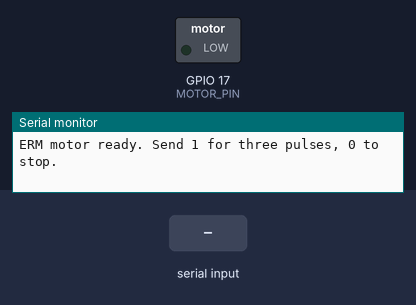
Simulated run of this sketch. Board: ESP32. Parts: switched loads named in the sketch (green lamp = pin HIGH), the last lines printed to the serial monitor. Dashed ring = blinking. The test bench sets the inputs (shaded band).

Above: at 1.2 s.
1.3 s: "1" received over Serial
At 1.55 s:
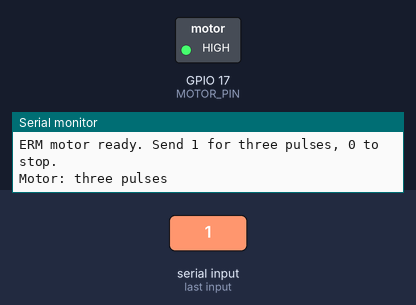
4.3 s: "0" received over Serial
Timing chart, 0 to 7.3 s (numbered marks = the images above; inputs shaded):
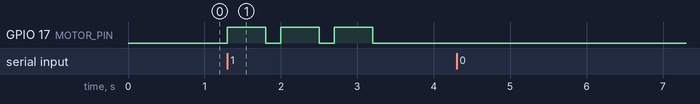

The sketch:

motor.ino
```cpp
#include <Motor.h>

// ERM motor switched by a 3.3 V-compatible N-channel MOSFET:
// GPIO17 -> gate resistor -> gate; gate -> 10 kOhm -> GND.
// Source -> GND; drain -> motor negative; motor positive -> rated supply.
// Connect supply ground to ESP32 ground. Fit a flyback diode across the
// motor: cathode to motor positive, anode to motor negative.
// The external pulldown holds the motor off before setup() runs.
const uint8_t MOTOR_PIN = 17;
Motor motor(MOTOR_PIN);

void setup() {
  motor.begin();
  Serial.begin(115200);
  Serial.println("ERM motor ready. Send 1 for three pulses, 0 to stop.");
}

void loop() {
  motor.update();
  if (Serial.available() > 0) {
    const char command = Serial.read();
    if (command == '1' || command == '0') {
      if (command == '1') {
        motor.pulse();
        Serial.println("Motor: three pulses");
      } else {
        motor.off();
        Serial.println("Motor OFF");
      }
    }
  }
}
```

Measured:
- after the input at 1.3 s, GPIO 17 (MOTOR_PIN): alternates HIGH for 0.50 s and LOW for 0.20 s, 6 changes in all, then stays LOW, starting at once
